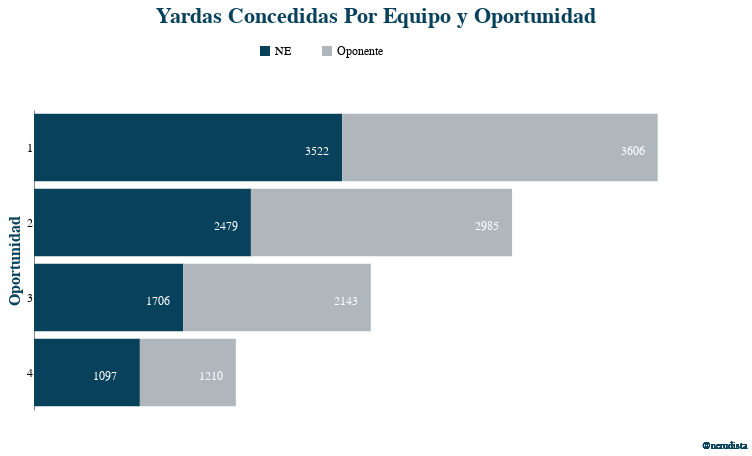

Notebook code cell kept with this figure:
### Code cell
final_opp = alt.vconcat(base_opp, caption_chart).configure_header(    
    #El configure header va aquí para evitar errores de config
    title=None,
    labelOrient="bottom",  #Posición del "Cuando los Pats ganan",
    labelFontSize = 14,    #Tamaño del "Cuando los Pats ganan",
).properties(
 title = "Yardas Concedidas\nPor Equipo y Oportunidad",
)
#final.configure_legend(symbolSize = 200, labelLimit = 200 )
final_opp

### Figure 1 — Vega-Lite specification as saved in the notebook (floating-point values rounded to 4 significant figures)
{"config": {"title": {"fontSize": 22, "font": ["Courier"], "anchor": "middle", "color": "#08415C"}, "axisX": {"labelFont": "Courier", "titleFont": ["Courier"], "titleFontSize": 18, "titleColor": "#08415C", "grid": false}, "axisY": {"axis": null, "labelFont": "Courier", "labelFontSize": 12, "titleFont": ["Courier"], "titleColor": "#08415C", "titleFontSize": 16, "grid": false, "ticks": false, "labels": false}, "legend": {"labelFont": "Courier", "labelFontSize": 12, "titleFont": ["Courier"], "titleFontSize": 12, "orient": "top", "title": null}, "range": {"category": ["#08415C", "#B0B7BC"]}, "view": {"stroke": "transparent"}, "facet": {"spacing": 20}, "header": {"labelColor": "#08415C", "labelSize": 10, "labelFontSize": 14, "labelOrient": "bottom", "title": null}}, "vconcat": [{"layer": [{"mark": "bar", "encoding": {"color": {"type": "nominal", "field": "team_penalty_cat", "legend": {"columnPadding": 30, "direction": "horizontal", "legendX": 250, "legendY": -40, "orient": "none", "padding": -25}}, "x": {"type": "quantitative", "axis": null, "field": "count_yds", "stack": "zero"}, "y": {"type": "nominal", "axis": {"labels": true, "title": "Oportunidad"}, "field": "opportunity"}}, "height": 300, "width": 700}, {"mark": {"type": "text", "color": "white", "dx": -25, "dy": 3, "font": "Courier", "fontSize": 12}, "encoding": {"detail": {"type": "nominal", "field": "team_penalty_cat"}, "text": {"type": "quantitative", "field": "count_yds"}, "x": {"type": "quantitative", "axis": null, "field": "count_yds", "stack": "zero"}, "y": {"type": "nominal", "field": "opportunity", "sort": {"field": "opportunity", "order": "ascending"}}}, "height": 300, "width": 600}], "data": {"name": "data-74f9dc65560f6b2f011132732d986333"}}, {"data": {"name": "data-f247de6bb35cba63cff5435e326416d6"}, "mark": {"type": "text", "color": "#08415C", "dx": 340, "dy": 5, "font": "Courier", "size": 10, "text": "@nerudista"}, "height": 20, "width": 700}], "title": "Yardas Concedidas\nPor Equipo y Oportunidad", "$schema": "https://vega.github.io/schema/vega-lite/v4.0.0.json", "datasets": {"data-74f9dc65560f6b2f011132732d986333": [{"opportunity": 1, "team_penalty_cat": "NE", "count_yds": 3522}, {"opportunity": 1, "team_penalty_cat": "Oponente", "count_yds": 3606}, {"opportunity": 2, "team_penalty_cat": "NE", "count_yds": 2479}, {"opportunity": 2, "team_penalty_cat": "Oponente", "count_yds": 2985}, {"opportunity": 3, "team_penalty_cat": "NE", "count_yds": 1706}, {"opportunity": 3, "team_penalty_cat": "Oponente", "count_yds": 2143}, {"opportunity": 4, "team_penalty_cat": "NE", "count_yds": 1210}, {"opportunity": 4, "team_penalty_cat": "Oponente", "count_yds": 1097}], "data-f247de6bb35cba63cff5435e326416d6": [{"game_winner_cat": "NE", "team_penalty_cat": "NE", "penalty_side": "Castigo Defensivo", "mean_yds": 28.7}, {"game_winner_cat": "NE", "team_penalty_cat": "NE", "penalty_side": "Castigo Ofensivo", "mean_yds": 28.4}, {"game_winner_cat": "NE", "team_penalty_cat": "Oponente", "penalty_side": "Castigo Defensivo", "mean_yds": 34.5}, {"game_winner_cat": "NE", "team_penalty_cat": "Oponente", "penalty_side": "Castigo Ofensivo", "mean_yds": 26.3}, {"game_winner_cat": "Oponente", "team_penalty_cat": "NE", "penalty_side": "Castigo Defensivo", "mean_yds": 31.1}, {"game_winner_cat": "Oponente", "team_penalty_cat": "NE", "penalty_side": "Castigo Ofensivo", "mean_yds": 27.5}, {"game_winner_cat": "Oponente", "team_penalty_cat": "Oponente", "penalty_side": "Castigo Defensivo", "mean_yds": 36.1}, {"game_winner_cat": "Oponente", "team_penalty_cat": "Oponente", "penalty_side": "Castigo Ofensivo", "mean_yds": 22.7}]}}
